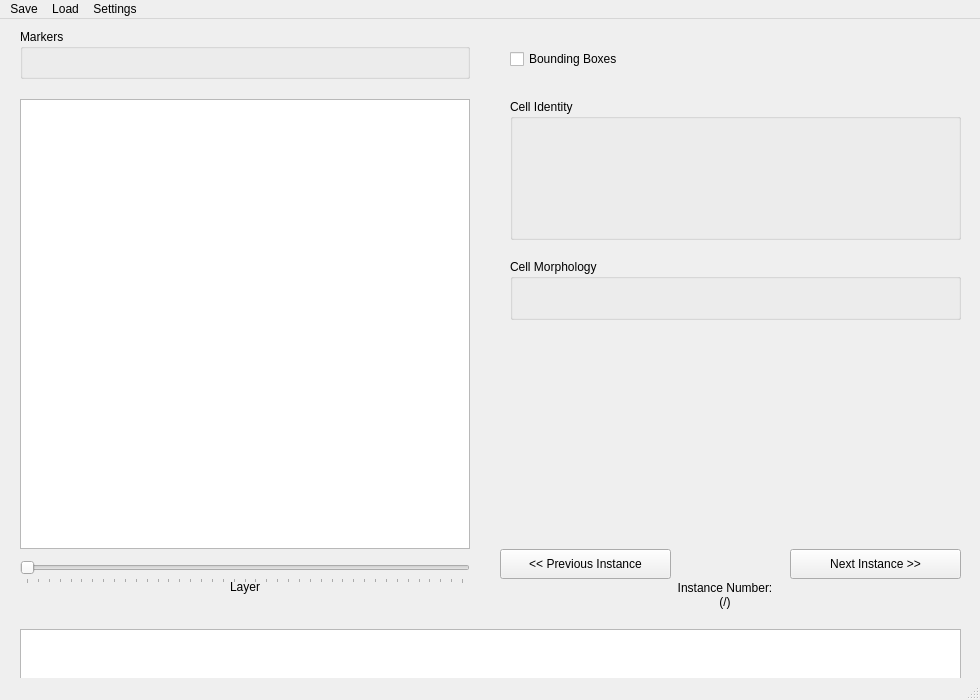
<?xml version="1.0" encoding="UTF-8"?>
<ui version="4.0">
 <class>MainWindow</class>
 <widget class="QMainWindow" name="MainWindow">
  <property name="geometry">
   <rect>
    <x>0</x>
    <y>0</y>
    <width>980</width>
    <height>700</height>
   </rect>
  </property>
  <property name="windowTitle">
   <string>MainWindow</string>
  </property>
  <widget class="QWidget" name="centralwidget">
   <widget class="QGraphicsView" name="viewer_image">
    <property name="geometry">
     <rect>
      <x>20</x>
      <y>80</y>
      <width>450</width>
      <height>450</height>
     </rect>
    </property>
    <property name="cursor" stdset="0">
     <cursorShape>CrossCursor</cursorShape>
    </property>
   </widget>
   <widget class="QGroupBox" name="Markers">
    <property name="geometry">
     <rect>
      <x>20</x>
      <y>10</y>
      <width>450</width>
      <height>50</height>
     </rect>
    </property>
    <property name="title">
     <string>Markers</string>
    </property>
    <property name="checkable">
     <bool>false</bool>
    </property>
   </widget>
   <widget class="QSlider" name="slider_stack">
    <property name="geometry">
     <rect>
      <x>20</x>
      <y>540</y>
      <width>450</width>
      <height>25</height>
     </rect>
    </property>
    <property name="maximum">
     <number>40</number>
    </property>
    <property name="orientation">
     <enum>Qt::Orientation::Horizontal</enum>
    </property>
    <property name="invertedAppearance">
     <bool>false</bool>
    </property>
    <property name="invertedControls">
     <bool>false</bool>
    </property>
    <property name="tickPosition">
     <enum>QSlider::TickPosition::TicksBelow</enum>
    </property>
    <property name="tickInterval">
     <number>1</number>
    </property>
   </widget>
   <widget class="QTextBrowser" name="textBrowser">
    <property name="geometry">
     <rect>
      <x>20</x>
      <y>610</y>
      <width>941</width>
      <height>51</height>
     </rect>
    </property>
   </widget>
   <widget class="QPushButton" name="button_previous">
    <property name="geometry">
     <rect>
      <x>500</x>
      <y>530</y>
      <width>171</width>
      <height>30</height>
     </rect>
    </property>
    <property name="autoFillBackground">
     <bool>false</bool>
    </property>
    <property name="text">
     <string>&lt;&lt; Previous Instance</string>
    </property>
    <property name="autoDefault">
     <bool>false</bool>
    </property>
   </widget>
   <widget class="QPushButton" name="button_next">
    <property name="geometry">
     <rect>
      <x>790</x>
      <y>530</y>
      <width>171</width>
      <height>30</height>
     </rect>
    </property>
    <property name="text">
     <string>Next Instance &gt;&gt;</string>
    </property>
   </widget>
   <widget class="QCheckBox" name="checkBox">
    <property name="geometry">
     <rect>
      <x>510</x>
      <y>30</y>
      <width>371</width>
      <height>20</height>
     </rect>
    </property>
    <property name="text">
     <string>Bounding Boxes</string>
    </property>
   </widget>
   <widget class="QGroupBox" name="groupBox_identity">
    <property name="geometry">
     <rect>
      <x>510</x>
      <y>80</y>
      <width>451</width>
      <height>141</height>
     </rect>
    </property>
    <property name="title">
     <string>Cell Identity</string>
    </property>
   </widget>
   <widget class="QGroupBox" name="groupBox_morphology">
    <property name="geometry">
     <rect>
      <x>510</x>
      <y>240</y>
      <width>451</width>
      <height>61</height>
     </rect>
    </property>
    <property name="title">
     <string>Cell Morphology</string>
    </property>
   </widget>
   <widget class="QLabel" name="label_instance">
    <property name="geometry">
     <rect>
      <x>500</x>
      <y>560</y>
      <width>450</width>
      <height>31</height>
     </rect>
    </property>
    <property name="text">
     <string>Instance Number: 
(/)</string>
    </property>
    <property name="alignment">
     <set>Qt::AlignmentFlag::AlignCenter</set>
    </property>
   </widget>
   <widget class="QLabel" name="label_layer">
    <property name="geometry">
     <rect>
      <x>20</x>
      <y>560</y>
      <width>450</width>
      <height>16</height>
     </rect>
    </property>
    <property name="text">
     <string>Layer</string>
    </property>
    <property name="alignment">
     <set>Qt::AlignmentFlag::AlignCenter</set>
    </property>
   </widget>
  </widget>
  <widget class="QMenuBar" name="menubar">
   <property name="geometry">
    <rect>
     <x>0</x>
     <y>0</y>
     <width>980</width>
     <height>24</height>
    </rect>
   </property>
   <widget class="QMenu" name="menuSave">
    <property name="title">
     <string>Save</string>
    </property>
   </widget>
   <widget class="QMenu" name="menuLoad">
    <property name="title">
     <string>Load</string>
    </property>
    <addaction name="actionImage_File"/>
    <addaction name="actionBounding_Boxes"/>
   </widget>
   <widget class="QMenu" name="menuSettings">
    <property name="title">
     <string>Settings</string>
    </property>
   </widget>
   <addaction name="menuSave"/>
   <addaction name="menuLoad"/>
   <addaction name="menuSettings"/>
  </widget>
  <widget class="QStatusBar" name="statusbar"/>
  <action name="actionImage_File">
   <property name="text">
    <string>Image File</string>
   </property>
  </action>
  <action name="actionBounding_Boxes">
   <property name="text">
    <string>Bounding Boxes</string>
   </property>
  </action>
 </widget>
 <resources/>
 <connections/>
</ui>
